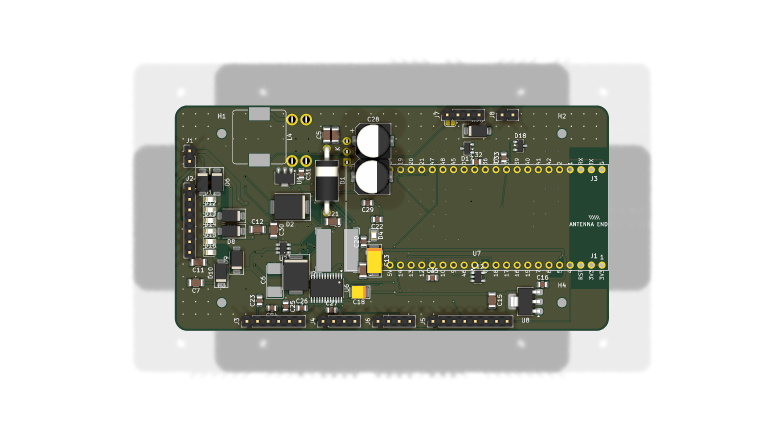
#> input picture hardware/variants/esp32s3/_work/render_top.png, 1568 x 872 px, found by its file name (shown at 1/2 size); its folder holds 2 pictures in this run
$ python make_card.py
#> lines starting #> are read from the running program, lines starting #| are printed output that depends on the picture
import io, sys, base64
from PIL import Image

sys.stdout = io.TextIOWrapper(sys.stdout.buffer, encoding='utf-8', errors='replace')

SRC = r"C:\my\for cursor\kamaz_leveler\hardware\variants\esp32s3\_work"
OUT = SRC


def board_bbox(im):
    """bbox of dark-green board pixels (the PCB body), ignoring white bg and grey shadow."""
    px = im.convert("RGB").load()
    W, H = im.size
    x0, y0, x1, y1 = W, H, -1, -1
    for y in range(0, H, 2):
        for x in range(0, W, 2):
            r, g, b = px[x, y]
            if g > r + 8 and g > b + 8 and 30 < g < 160:      # green PCB
                if x < x0: x0 = x
                if x > x1: x1 = x
                if y < y0: y0 = y
                if y > y1: y1 = y
    return x0, y0, x1, y1


for name in ("render_top", "render_bot"):
    im = Image.open(f"{OUT}\\{name}.png")
#> im is the input picture: PIL image 1568x872 RGBA; mean R, G, B, A 23.7, 25.2, 18.9, 82.6
    if im.mode in ("RGBA", "LA", "P"):
        im = im.convert("RGBA")
        bg = Image.new("RGB", im.size, (255, 255, 255))
#> bg: PIL image 1568x872 RGB; every value is 255
        bg.paste(im, mask=im.split()[-1])
        im = bg
    else:
        im = im.convert("RGB")
    x0, y0, x1, y1 = board_bbox(im)
#> after the loop in board_bbox, `for y in range(0, H, 2):`: x0 = 350; x1 = 1216; y0 = 212; y1 = 660
#> x0 = 350; y0 = 212; x1 = 1216; y1 = 660
    m = int(0.045 * max(x1 - x0, y1 - y0))
#> m = 38
    box = (max(0, x0 - m), max(0, y0 - m), min(im.width, x1 + m), min(im.height, y1 + m))
#> box = (312, 174, 1254, 698)
    cropped = im.crop(box)
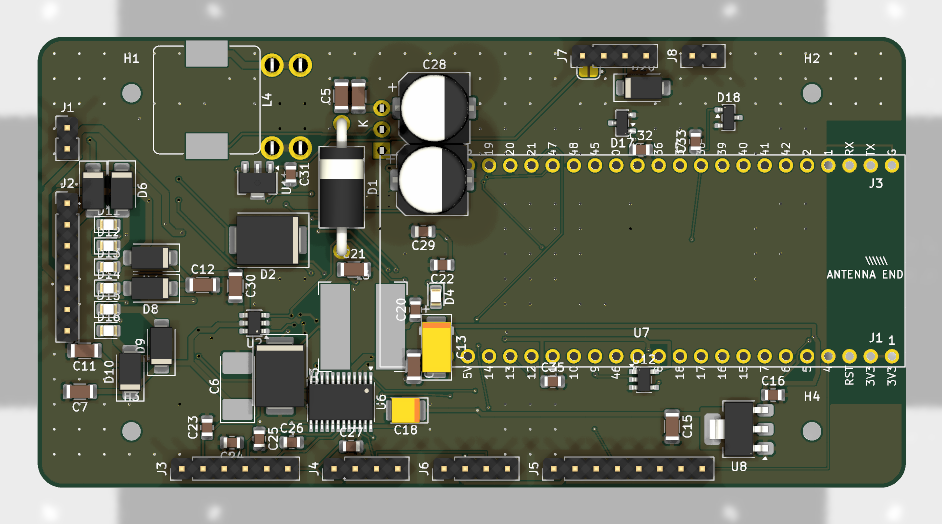
#> cropped: PIL image 942x524 RGB; mean R, G, B 107.7, 111.9, 94.7
    scale = min(1.0, 820 / cropped.width)
#> scale = 0.87
    cropped = cropped.resize((int(cropped.width * scale), int(cropped.height * scale)), Image.LANCZOS)
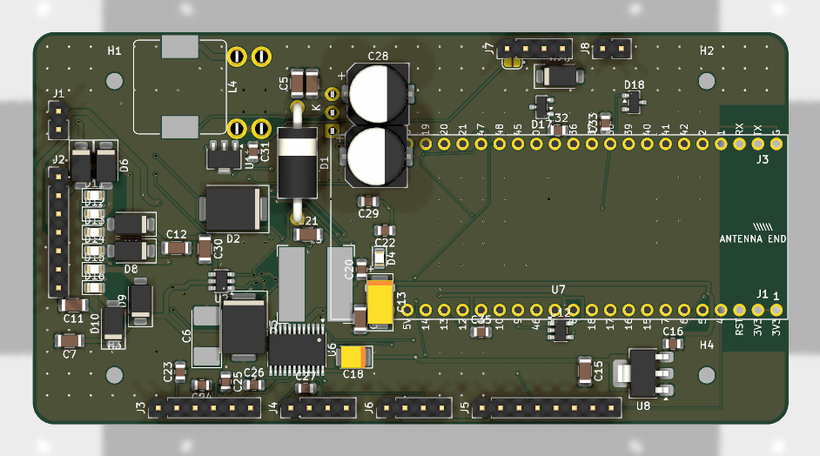
#> cropped: PIL image 820x456 RGB; mean R, G, B 107.6, 111.9, 94.6
    path = f"{OUT}\\{name}_card.jpg"
    cropped.save(path, "JPEG", quality=80, optimize=True)
    size = len(open(path, "rb").read())
    print(f"{name}: crop={box} -> {cropped.size}, jpeg={size} B, base64={int(size*4/3)} B")
#> pass 2 of the loop `for name in ("render_top", "render_bot"):`:
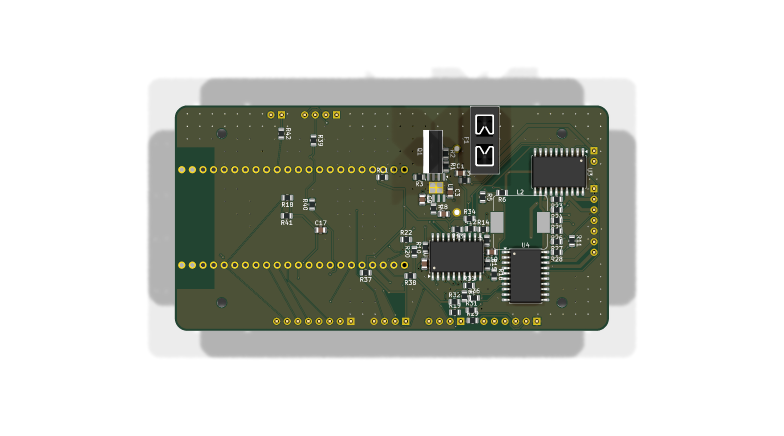
#> input picture hardware/variants/esp32s3/_work/render_bot.png, 1568 x 872 px, found by its file name (shown at 1/2 size)
#> im is the input picture: PIL image 1568x872 RGBA; mean R, G, B, A 21.5, 23.7, 16.9, 79.6
#> `cropped = im.crop(box)`:
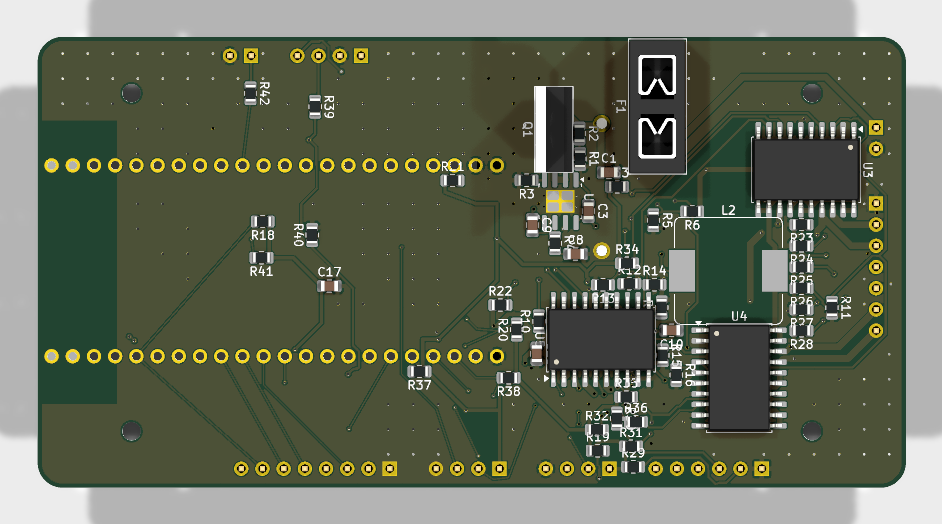
#> cropped: PIL image 942x524 RGB; mean R, G, B 100.2, 106.4, 87.7
#> `cropped = cropped.resize((int(cropped.width * scale), int(cropped.heig..`:
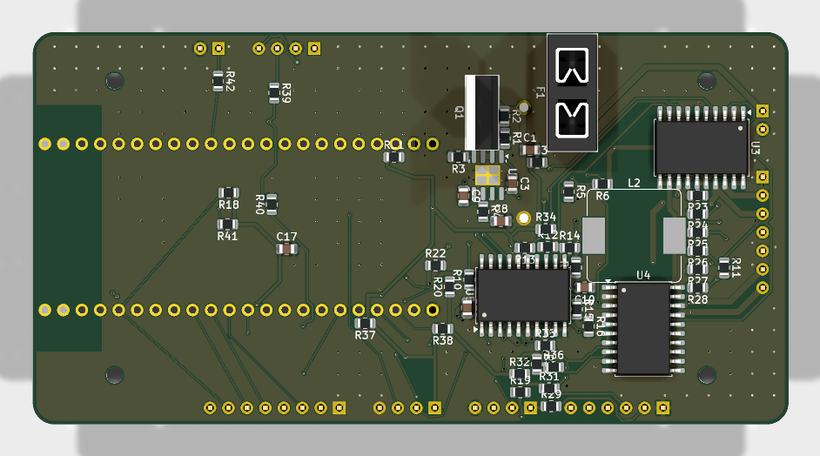
#> cropped: PIL image 820x456 RGB; mean R, G, B 100.2, 106.4, 87.7
